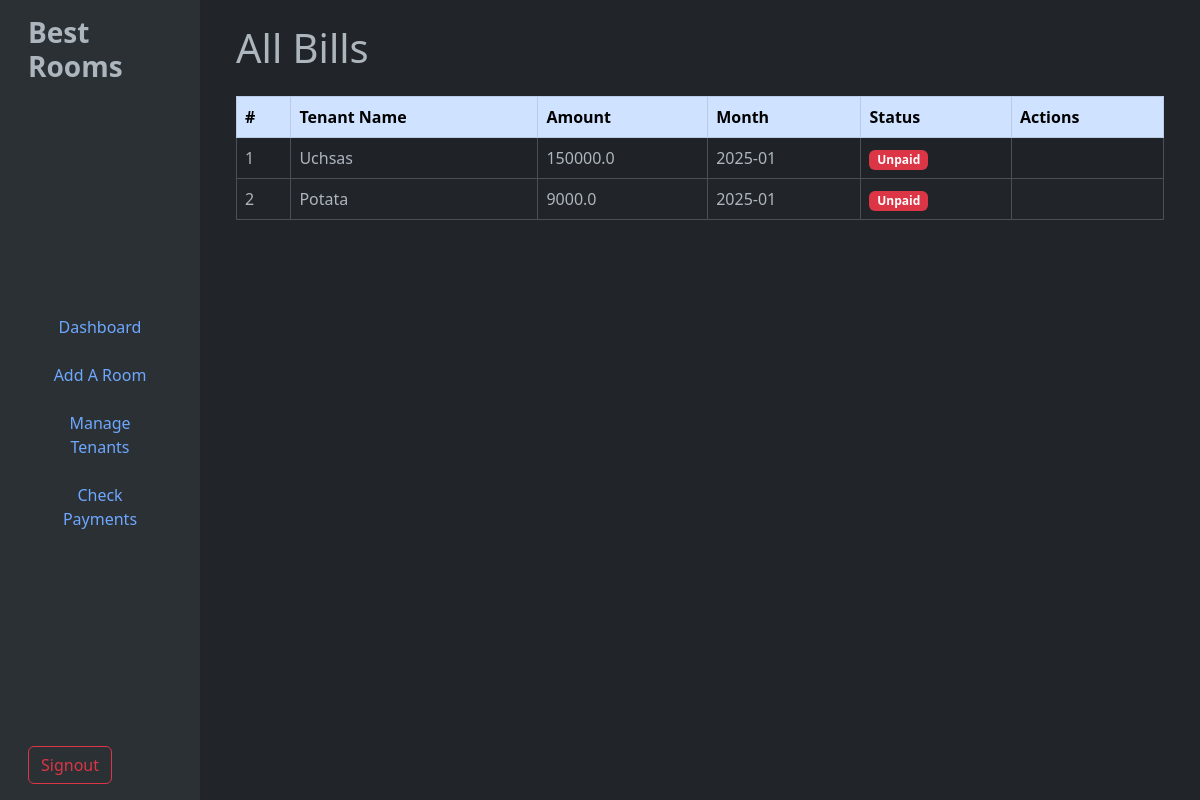
Page /seebills/rent on the earlier database version.
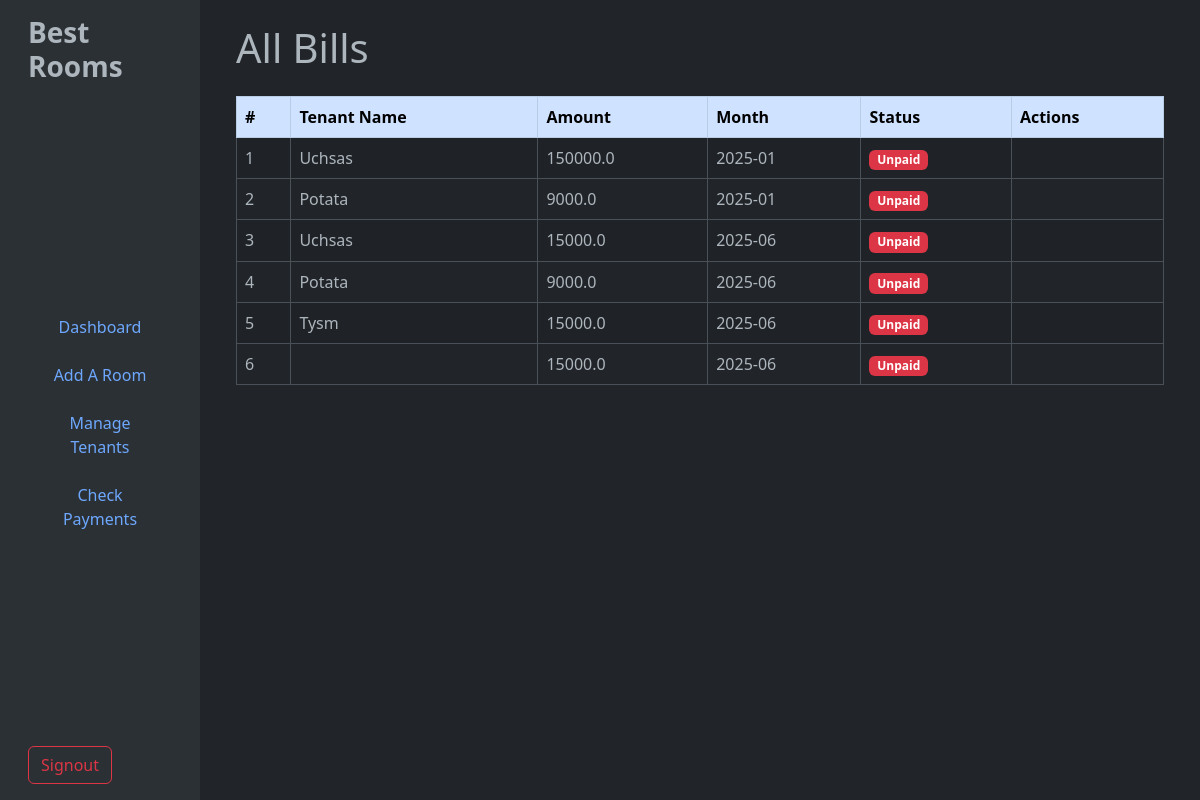
Same page on the later database version.
### tables this page shows
CREATE TABLE "Payments" (
	"paymentID"	INTEGER,
	"tenantID"	INTEGER NOT NULL,
	"payment"	INT,
	"status"	TEXT NOT NULL,
	"transactionID"	TEXT NOT NULL, `month` TEXT, `amount` TEXT, `type` TEXT,
	PRIMARY KEY("paymentID" AUTOINCREMENT),
	FOREIGN KEY("payment") REFERENCES "Bills"("billID"),
	FOREIGN KEY("tenantID") REFERENCES "Tenants"("tenantID")
);

CREATE TABLE "Tenants" (
	"tenantID"	INTEGER,
	"userID"	INTEGER NOT NULL,
	"name"	TEXT,
	"roomID"	INTEGER,
	"phone"	TEXT,
	PRIMARY KEY("tenantID" AUTOINCREMENT),
	FOREIGN KEY("roomID") REFERENCES "Rooms"("roomID"),
	FOREIGN KEY("userID") REFERENCES "Users"("userID")
);

### app.py (the view)
@app.route('/seebills/<string:billtype>')
def seebills(billtype):
    data = getUnpaidBills(billtype)
    return render_template('seeUnpaidBills.html', bills=data, getTenantName=getTenantName)

### database/admin.py (called while the page is built)
def dbConnect():
    return sqlite3.connect('database/main.db')

def pullFromDB(query):
    connection = dbConnect()
    cursor = connection.cursor()
    cursor.execute(query)
    result = cursor.fetchall()
    connection.close()
    return result

def getUnpaidBills(type):
    result = pullFromDB(f"SELECT * FROM Payments WHERE (status='unpaid' OR status='unverified') AND type='{type}'")
    return result

### database/user.py (called while the page is built)
def getTenantName(tenantID):
    result = pullFromDB(f"SELECT name FROM Tenants WHERE tenantID='{tenantID}'")[0][0]
    return result

### templates/seeUnpaidBills.html (shortened to what this page needs)
{%extends "adminbase.html"%}
{%block content%}
<main class="col-md-9 ms-sm-auto col-lg-10 px-md-4 bg-dark">
<div class="container py-4">
  <h1 class="mb-4">All Bills</h1>
  <div class="table-responsive">
    <table class="table table-striped table-bordered">
      <thead class="table-primary">
        <tr>
          <th>#</th>
          <th>Tenant Name</th>
          <th>Amount</th>
          <th>Month</th>
          <th>Status</th>
          <th>Actions</th>
        </tr>
      </thead>
      <tbody>
        {% for bill in bills %}
        <tr>
          <td>{{ loop.index }}</td>
          <td>{{ getTenantName(bill[1]) }}</td>
          <td>{{ bill[6] }}</td>
          <td>{{ bill[5] }}</td>
          <td>
            {% if bill[3] == 'unpaid' %}
            <span class="badge bg-danger">Unpaid</span>
            {% elif bill[3] == 'unverified' %}
            <span class="badge bg-warning">Unverified</span>
            {% endif %}
          </td>
          <td>
          </td>
        </tr>
        {% else %}
        <tr>
          <td colspan="6" class="text-center">No bills found.</td>
        </tr>
        {% endfor %}
      </tbody>
    </table>
  </div>
</div>
</main>
{% endblock %}

### templates/adminbase.html (shortened to what this page needs)
{% extends "base.html" %}
{% block nav %}
<div class="container-fluid">
    <div class="row">
        <nav class="col-md-3 col-lg-2 d-md-block bg-body-tertiary sidebar">
            <div class="d-flex flex-column flex-wrap justify-content-between vh-100 p-3">
                <div class="logo-section">
                    <h3 class="fw-bold mb-4">Best Rooms</h3>
                </div>
                <div class="link-section">
                    <ul class="nav flex-column justify-content-center">
                        <li class="nav-item mb-2">
                            <a class="nav-link btn btn-outline-secondary w-100" href="/admin">Dashboard</a>
                        </li>
                        <li class="nav-item mb-2">
                            <a class="nav-link btn btn-outline-secondary w-100" href="/rooms">Add A Room</a>
                        </li>
                        <li class="nav-item mb-2">
                            <a class="nav-link btn btn-outline-secondary w-100" href="/tenants">Manage Tenants</a>
                        </li>
                        <li class="nav-item mb-2">
                            <a class="nav-link btn btn-outline-secondary w-100" href="/unverifiedbills">Check
                                Payments</a>
                        </li>
                    </ul>
                </div>
                <div class="signout">
                    <a href="/logout" type="submit" class="btn btn-outline-danger">Signout</a>
                </div>
            </div>
        </nav>
        {% block content %}
        {% endblock %}
    </div>
</div>
{% endblock %}

### templates/base.html (shortened to what this page needs)
<!DOCTYPE html>
<html lang="en" data-bs-theme="dark">
<head>
    <link href="https://cdn.jsdelivr.net/npm/bootstrap@5.3.0-alpha3/dist/css/bootstrap.min.css" rel="stylesheet">
</head>
<body>
    {% block nav %}
    {% endblock %}
</body>
</html>

Differences in the rows shown:
added Payments: tenantID.name "Uchsas", amount "15000.0", month "2025-06", status "Unpaid"
added Payments: tenantID.name "Potata", amount "9000.0", month "2025-06", status "Unpaid"
added Payments: tenantID.name "Tysm", amount "15000.0", month "2025-06", status "Unpaid"
added Payments: amount "15000.0", month "2025-06", status "Unpaid"
